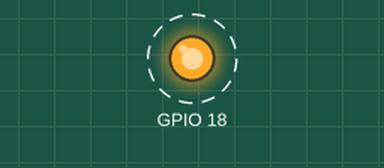
Bench run of a program on a simulated Raspberry Pi (BCM pin numbers). Parts: output pins drawn as LEDs (lit = HIGH). Dashed ring = blinking. What the program prints to the terminal is not drawn. At 5.0 s the program stops and its outputs stay as they are.

Above: at 0.12 s.
Timing chart, 0 to 3.0 s (numbered marks = the images above):
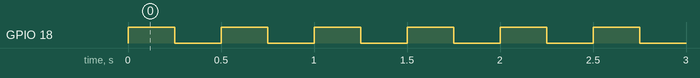

The program:

leds.py
```python
import time

import RPi.GPIO as GPIO


def main():
    print('setup')
    GPIO.setwarnings(False)
    GPIO.setmode(GPIO.BCM)
    GPIO.setup(18, GPIO.OUT)

    for _ in range(10):
        print('led on')
        GPIO.output(18, GPIO.HIGH)
        time.sleep(0.25)

        print('led off')
        GPIO.output(18, GPIO.LOW)
        time.sleep(0.25)

    print('cleanup')
    GPIO.cleanup()


if __name__ == '__main__':
    main()
```

Measured:
- by itself, GPIO 18: alternates HIGH for 0.25 s and LOW for 0.25 s, 20 changes in all, then stays LOW
